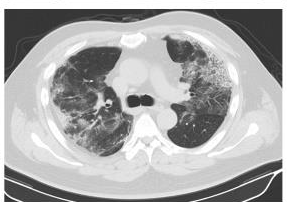
#> input picture foto.png, 287 x 202 px; its folder holds only this picture in this run
$ python -i utils.py   (imports and definitions only)
#> lines starting #> are read from the running program, lines starting #| are printed output that depends on the picture; after the words box and inside, x2 and y2 are one past the last pixel; in counts of white or black regions, pixels touching at a corner belong together

import params as params
import pandas as pd
import numpy as np
import sys, os
import cv2

#import skimage.io
#from skimage.filters import threshold_otsu, threshold_niblack, threshold_sauvola

from sklearn.decomposition import PCA

import matplotlib
import matplotlib.pyplot as plt

# [160 lines left out: functions visualize_filters_skimage_filters, get_files_path, load_all_images, pre_process_images, apply_threshold, create_row and 3 more, not called in this run]


def visualize_filters_opencv_filters(image_path):
#> called with image_path = 'foto.png'
	img = cv2.imread(image_path)
#> img is the input picture: shape (202, 287, 3); min 24, max 255, mean 170.2

	img = cv2.cvtColor(img, cv2.COLOR_BGR2GRAY)
#> img: shape (202, 287)
	#ret, thresh1 = cv2.adaptiveThreshold(img, 0, 255, cv2.ADAPTIVE_THRESH_MEAN_C, cv2.THRESH_BINARY, 11,2)
	#ret, thresh2 = cv2.adaptiveThreshold(img, 0, 255, cv2.ADAPTIVE_THRESH_GAUSSIAN_C, cv2.THRESH_BINARY, 11,2)
	ret, thresh1 = cv2.threshold(img, 0, 255, cv2.THRESH_BINARY + cv2.THRESH_OTSU)
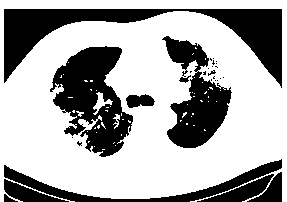
#> thresh1: shape (202, 287); 66% white; 29 black regions (18 under 20 px), largest, box (x1, y1, x2, y2) and area: (4, 9, 282, 88) 6493, (50, 46, 133, 157) 5049, (162, 36, 232, 148) 3727
#> ret = 148
	edges_1 = cv2.Canny(img, 100, 200)
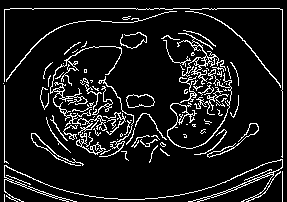
#> edges_1: shape (202, 287); 10.2% white in thin lines or dots
	edges_2 = cv2.Canny(img, 300, 200)
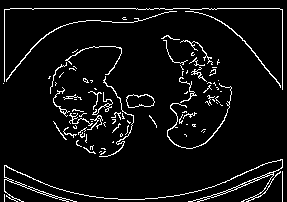
#> edges_2: shape (202, 287); 6.1% white in thin lines or dots

	plt.figure(figsize=(5,5))
	plt.subplot(2,2,1)
	plt.imshow(img, cmap=plt.cm.gray)
	plt.title('Original')
	plt.axis('off')

	plt.subplot(2,2,2)
	plt.title('Otsu Thresholding')
	plt.imshow(thresh1, cmap=plt.cm.gray)
	plt.axis('off')

	plt.subplot(2,2,3)
	plt.title('Canny Edge - 100x200')
	plt.imshow(edges_1, cmap=plt.cm.gray)
	plt.axis('off')

	plt.subplot(2,2,4)
	plt.title('Canny Edge - 300x200')
	plt.imshow(edges_2, cmap=plt.cm.gray)
	plt.axis('off')

	plt.show()
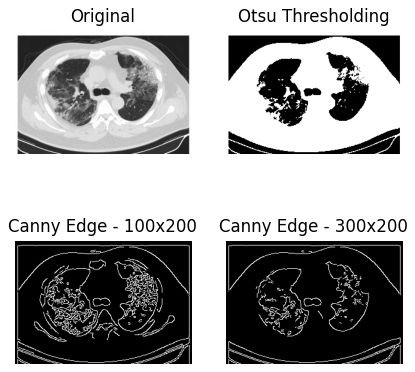
#> figure drawn by matplotlib, 4 panels

	return

# [109 lines left out: functions array_to_dataframe, embeddings_binarization, not called in this run]

>>> result = visualize_filters_opencv_filters('foto.png')
